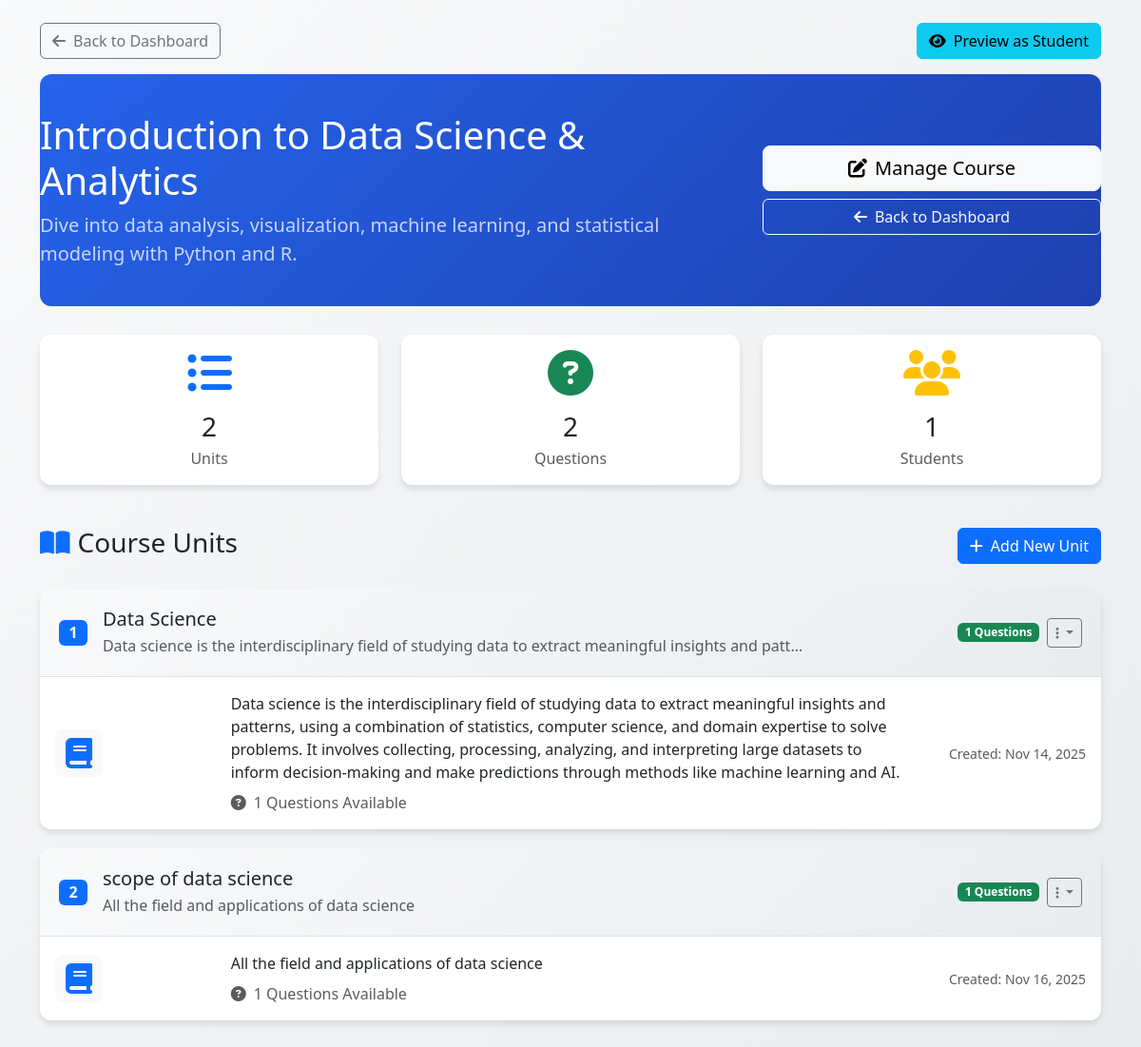
The page /Instructor/viewcourse.php?course_id=3 (signed in) on the database its author committed.
### tables this page shows
CREATE TABLE `courses` (
  `course_id` int(11) NOT NULL,
  `instructor_id` int(11) NOT NULL,
  `category_id` int(11) DEFAULT NULL,
  `title` varchar(200) NOT NULL,
  `description` text DEFAULT NULL,
  `short_description` varchar(500) DEFAULT NULL,
  `thumbnail` varchar(255) DEFAULT NULL,
  `price` decimal(10,2) DEFAULT 0.00,
  `duration_hours` int(11) DEFAULT NULL,
  `difficulty_level` enum('beginner','intermediate','advanced') DEFAULT 'beginner',
  `status` enum('draft','published','archived') DEFAULT 'draft',
  `featured` tinyint(1) DEFAULT 0,
  `created_at` timestamp NOT NULL DEFAULT current_timestamp(),
  `updated_at` timestamp NOT NULL DEFAULT current_timestamp() ON UPDATE current_timestamp()
);

CREATE TABLE `course_units` (
  `unit_id` int(11) NOT NULL,
  `course_id` int(11) NOT NULL,
  `title` varchar(200) NOT NULL,
  `description` text DEFAULT NULL,
  `order_index` int(11) DEFAULT 0,
  `created_at` timestamp NOT NULL DEFAULT current_timestamp()
);

### Instructor/viewcourse.php (the view, shortened to what this page needs)
<?php
$db = getDB();
$instructor_id = $_SESSION['user_id'];
$course_id = isset($_GET['id']) ? (int)$_GET['id'] : (isset($_GET['course_id']) ? (int)$_GET['course_id'] : 0);
$course_stmt = $db->prepare("SELECT course_id, title, description, created_at, updated_at FROM courses WHERE course_id = ? AND instructor_id = ?");
$course_stmt->bind_param("ii", $course_id, $instructor_id);
$course_stmt->execute();
$course_result = $course_stmt->get_result();
$course = $course_result->fetch_assoc();
$units_stmt = $db->prepare("
    SELECT
        cu.unit_id,
        cu.title,
        cu.description,
        cu.created_at,
        COUNT(uq.question_id) as question_count
    FROM course_units cu
    LEFT JOIN unit_questions uq ON cu.unit_id = uq.unit_id AND uq.is_active = 1
    WHERE cu.course_id = ?
    GROUP BY cu.unit_id
    ORDER BY cu.created_at ASC
");
$units_stmt->bind_param("i", $course_id);
$units_stmt->execute();
$units_result = $units_stmt->get_result();
$stats_stmt = $db->prepare("
    SELECT
        COUNT(DISTINCT cu.unit_id) as total_units,
        COUNT(DISTINCT uq.question_id) as total_questions,
        COUNT(DISTINCT e.student_id) as total_students
    FROM course_units cu
    LEFT JOIN unit_questions uq ON cu.unit_id = uq.unit_id AND uq.is_active = 1
    LEFT JOIN enrollments e ON cu.course_id = e.course_id AND e.status = 'active'
    WHERE cu.course_id = ?
");
$stats = ['total_units' => 0, 'total_questions' => 0, 'total_students' => 0];
if ($stats_stmt) {
    $stats_stmt->bind_param("i", $course_id);
    $stats_stmt->execute();
    $stats_result = $stats_stmt->get_result();
    $stats = $stats_result->fetch_assoc();
}
?>
<!DOCTYPE html>
<html lang="en">
<head>
    <link href="https://cdn.jsdelivr.net/npm/bootstrap@5.3.3/dist/css/bootstrap.min.css" rel="stylesheet">
    <link rel="stylesheet" href="https://cdnjs.cloudflare.com/ajax/libs/font-awesome/6.5.0/css/all.min.css">
</head>
<body>
    <div class="container py-4">
        <div class="mb-3 d-flex justify-content-between align-items-center">
            <a href="instructor_dashboard.php" class="btn btn-outline-secondary">
                <i class="fas fa-arrow-left me-2"></i>Back to Dashboard
            </a>
            <a href="preview_course.php?course_id=<?php echo $course_id; ?>" class="btn btn-info">
                <i class="fas fa-eye me-2"></i>Preview as Student
            </a>
        </div>
        <div class="course-header">
            <div class="row align-items-center">
                <div class="col-lg-8">
                    <h1 class="display-6 mb-2"><?php echo htmlspecialchars($course['title']); ?></h1>
                    <p class="lead mb-0 opacity-75"><?php echo htmlspecialchars($course['description']); ?></p>
                </div>
                <div class="col-lg-4 text-lg-end">
                    <div class="d-flex flex-column gap-2">
                        <a href="manage_course.php?course_id=<?php echo $course_id; ?>" class="btn btn-light btn-lg">
                            <i class="fas fa-edit me-2"></i>Manage Course
                        </a>
                        <a href="instructor_dashboard.php" class="btn btn-outline-light">
                            <i class="fas fa-arrow-left me-2"></i>Back to Dashboard
                        </a>
                    </div>
                </div>
            </div>
        </div>
        <div class="row mb-4">
            <div class="col-md-4">
                <div class="card stats-card">
                    <div class="card-body text-center">
                        <i class="fas fa-list-ul fa-3x text-primary mb-3"></i>
                        <h3 class="mb-1"><?php echo $stats['total_units']; ?></h3>
                        <p class="text-muted mb-0">Units</p>
                    </div>
                </div>
            </div>
            <div class="col-md-4">
                <div class="card stats-card">
                    <div class="card-body text-center">
                        <i class="fas fa-question-circle fa-3x text-success mb-3"></i>
                        <h3 class="mb-1"><?php echo $stats['total_questions']; ?></h3>
                        <p class="text-muted mb-0">Questions</p>
                    </div>
                </div>
            </div>
            <div class="col-md-4">
                <div class="card stats-card">
                    <div class="card-body text-center">
                        <i class="fas fa-users fa-3x text-warning mb-3"></i>
                        <h3 class="mb-1"><?php echo $stats['total_students']; ?></h3>
                        <p class="text-muted mb-0">Students</p>
                    </div>
                </div>
            </div>
        </div>
        <div id="units" class="d-flex justify-content-between align-items-center mb-4">
            <h3>
                <i class="fas fa-book-open me-2 text-primary"></i>Course Units
            </h3>
            <a href="create_unit.php?course_id=<?php echo $course_id; ?>" class="btn btn-primary">
                <i class="fas fa-plus me-2"></i>Add New Unit
            </a>
        </div>
        <?php if ($units_result->num_rows > 0): ?>
            <?php $unit_number = 1; ?>
            <?php while ($unit = $units_result->fetch_assoc()): ?>
                <div class="card unit-card">
                    <div class="unit-header">
                        <div class="d-flex align-items-center justify-content-between">
                            <div class="d-flex align-items-center">
                                <div class="badge bg-primary fs-6 me-3"><?php echo $unit_number++; ?></div>
                                <div>
                                    <h5 class="mb-1"><?php echo htmlspecialchars($unit['title']); ?></h5>
                                    <p class="text-muted mb-0"><?php echo htmlspecialchars(substr($unit['description'] ?? '', 0, 100)); ?><?php echo strlen($unit['description'] ?? '') > 100 ? '...' : ''; ?></p>
                                </div>
                            </div>
                            <div class="d-flex align-items-center gap-2">
                                <span class="badge bg-success"><?php echo $unit['question_count']; ?> Questions</span>
                                <div class="dropdown">
                                    <button class="btn btn-sm btn-outline-secondary dropdown-toggle" type="button" data-bs-toggle="dropdown">
                                        <i class="fas fa-ellipsis-v"></i>
                                    </button>
                                </div>
                            </div>
                        </div>
                    </div>
                    <div class="card-body">
                        <div class="row align-items-center">
                            <div class="col-md-2">
                                <div class="media-icon bg-light">
                                    <i class="fas fa-book fa-2x text-primary"></i>
                                </div>
                            </div>
                            <div class="col-md-8">
                                <?php if (!empty($unit['description'])): ?>
                                    <p class="mb-2"><?php echo htmlspecialchars($unit['description']); ?></p>
                                <?php else: ?>
                                    <p class="mb-2 text-muted">No description available</p>
                                <?php endif; ?>
                                <div class="d-flex align-items-center gap-2">
                                    <i class="fas fa-question-circle text-muted"></i>
                                    <span class="text-muted"><?php echo $unit['question_count']; ?> Questions Available</span>
                                </div>
                            </div>
                            <div class="col-md-2 text-end">
                                <small class="text-muted">Created: <?php echo date('M j, Y', strtotime($unit['created_at'])); ?></small>
                            </div>
                        </div>
                    </div>
                </div>
            <?php endwhile; ?>
        <?php endif; ?>
    </div>
</body>
</html>

### Instructor/viewcourse.php (style rules this page uses)
:root { --primary-color: #2563eb; --secondary-color: #1e40af; --success-color: #059669; --warning-color: #d97706; --danger-color: #dc2626; }
body { background: linear-gradient(135deg, #f8f9fa 0%, #e9ecef 100%); font-family: 'Segoe UI', Tahoma, Geneva, Verdana, sans-serif; }
.course-header { background: linear-gradient(135deg, var(--primary-color), var(--secondary-color)); color: white; padding: 40px 0; border-radius: 12px; margin-bottom: 30px; }
.stats-card { background: white; border-radius: 12px; box-shadow: 0 4px 6px rgba(0, 0, 0, 0.1); border: none; margin-bottom: 20px; transition: transform 0.2s; }
.unit-card { background: white; border-radius: 12px; box-shadow: 0 4px 6px rgba(0, 0, 0, 0.1); border: none; margin-bottom: 20px; transition: transform 0.2s; }
.unit-header { background: linear-gradient(135deg, #f8f9fa, #e9ecef); padding: 20px; border-radius: 12px 12px 0 0; border-bottom: 1px solid #dee2e6; }
.media-icon { width: 50px; height: 50px; border-radius: 8px; display: flex; align-items: center; justify-content: center; margin-right: 15px; }

### rows shown on the page
courses: title "Introduction to Data Science & Analytics", description "Dive into data analysis, visualization, machine learning, and statistical modeling with Python and R."
course_units: title "Data Science", description "Data science is the interdisciplinary field of studying data to extract meaningful insights and patt", question_count "1", description "Data science is the interdisciplinary field of studying data to extract meaningful insights and patterns, using a combination of statistics, computer science, and domain expertise to solve problems. It involves collecting, processing, analyzing, and interpreting large datasets to inform decision-making and make predictions through methods like machine learning and AI.", created_at "Nov 14, 2025"
course_units: title "scope of data science", description "All the field and applications of data science", question_count "1", created_at "Nov 16, 2025"

### other values the page prints
$stats['total_units'] "2"
$stats['total_questions'] "2"
$stats['total_students'] "1"
